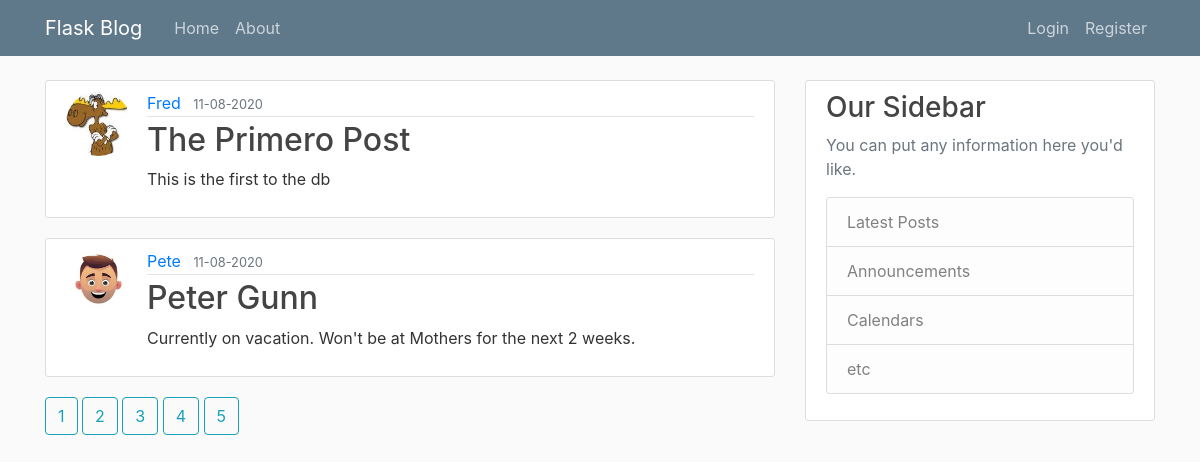
The page /home on the database its author committed.
### flaskblog/models.py (models this page shows, shortened)
class Post(db.Model):
    id = db.Column(db.Integer, primary_key=True)
    title = db.Column(db.String(100), nullable=False)
    date_posted = db.Column(db.DateTime, nullable=False,
                            default=datetime.utcnow)
    content = db.Column(db.Text, nullable=False)
    user_id = db.Column(db.Integer, db.ForeignKey('user.id'), nullable=False)

class User(db.Model, UserMixin):
    id = db.Column(db.Integer, primary_key=True)
    username = db.Column(db.String(20), unique=True, nullable=False)
    email = db.Column(db.String(120), unique=True, nullable=False)
    image_file = db.Column(db.String(20), nullable=False,
                           default='default.jpg')
    password = db.Column(db.String(60), nullable=False)
    posts = db.relationship('Post', backref='author', lazy=True)

### flaskblog/routes.py (the view)
@app.route('/')
@app.route('/home')
def home():
    page = request.args.get('page', 1, type=int)
    posts = Post.query.paginate(page=page, per_page=2)
    return render_template('home.html', posts=posts)

### flaskblog/templates/home.html
{% extends "layout.html" %}
{% block content %}
    {% for post in posts.items %}
        <article class="media content-section">
            <img class="rounded-circle article-img" src="{{ url_for('static', filename='profile_pics/' + post.author.image_file) }}" alt="">
            <div class="media-body">
                <div class="article-metadata">
                    <a class="mr-2" href="#">{{ post.author.username }}</a>
                    <small class="text-muted">{{ post.date_posted.strftime('%d-%m-%Y') }}</small>
                </div>
                <h2><a class="article-title" href="{{ url_for('post', post_id=post.id) }}">{{ post.title }}</a></h2>
                <p class="article-content">{{ post.content }}</p>
            </div>
        </article>
    {% endfor %}
    {% for page_num in posts.iter_pages() %}
        {% if page_num %}
            <a class="btn btn-outline-info mb-4" href="{{ url_for('home', page=page_num) }}" >{{ page_num }}</a>
        {% else %}
            ...
        {% endif %}
    {% endfor %}
{% endblock content %}

### flaskblog/static/main.css (style rules this page uses)
body { background: #fafafa; color: #333333; margin-top: 5rem; }
h1, h2, h3, h4, h5, h6 { color: #444444; }
.content-section { background: #ffffff; padding: 10px 20px; border: 1px solid #dddddd; border-radius: 3px; margin-bottom: 20px; }
.article-title { color: #444444; }
.article-content { white-space: pre-line; }
.article-img { height: 65px; width: 65px; margin-right: 16px; }
.article-metadata { padding-bottom: 1px; margin-bottom: 4px; border-bottom: 1px solid #e3e3e3; }

### rows shown on the page
Post: image_file (picture), author.username "Fred", date_posted "11-08-2020", title "The Primero Post", content "This is the first to the db"
Post: image_file (placeholder picture), author.username "Pete", date_posted "11-08-2020", title "Peter Gunn", content "Currently on vacation. Won't be at Mothers for the next 2 weeks."

### other values the page prints
{{ page_num }} "1" "2" "3" "4" "5"
